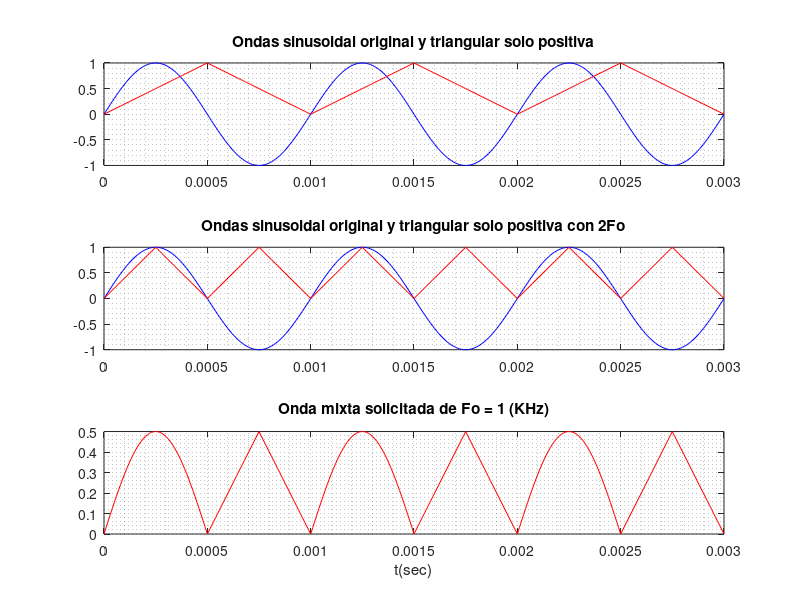

Reproduce this figure in MATLAB.
%% PRÁCTICA 2.8. Generación de una onda híbrida sinusoidal–triangular.

clc, close all, clear all
Fo=1000;
T=1/Fo;
duracion=3*T;
Ts=T/100; % tiempo entre muestras
tn=0:Ts:duracion;  %inicio:salto:fin
y1=1*sin(2*pi*Fo*tn);
y2=0.5*sawtooth(2*pi*Fo*tn,0.5)+0.5;
subplot(3,1,1)
plot(tn,y1,'b')
hold on
plot(tn,y2, 'r')
title('Ondas sinusoidal original y triangular solo positiva')
grid minor

% Para encuadrar la triangular de modo que se ubique según lo deseado: hay que
% aumentar al doble de frecuencia:
y2_2f=0.5*sawtooth(2*pi*2*Fo*tn,0.5)+0.5;
subplot(3,1,2)
plot(tn,y1, 'b')
hold on
plot(tn,y2_2f, 'r')
title('Ondas sinusoidal original y triangular solo positiva con 2Fo')
grid minor

% Ahora, si la sinusoidal es negativa, hay que sustituirla por la triangular:
y_final = y1;
for n=1:length(tn)
    if y1(n)<=0
        y_final(n)=y2_2f(n);
    end
end
y_final=0.5*y_final;
subplot(3,1,3)
plot(tn,y_final, 'r')
title('Onda mixta solicitada de Fo = 1 (KHz)')
xlabel('t(sec)')
grid minor

% Verificación auditiva: 
%Fs = 1/Ts;
%sound (y2_2, Fs)
